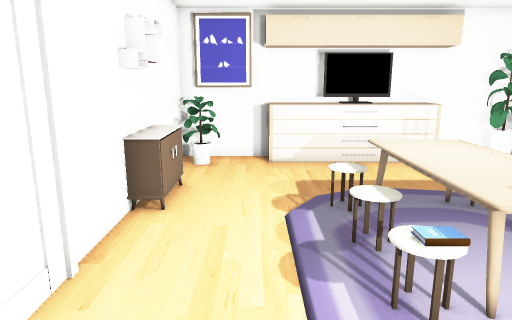
View 1 (above)

12 first-person views from a walk through a 3-D level made in the Unity game engine. The camera is 1.4 m above the floor, tilts 12° down and sees 70° across. The floor is counted in squares, 0.5 m on a side. Each view is taken from the middle of a square. On the plan, view 1 faces up. The plan holds only what a view shows up to about 20 squares ahead; the rest is blank. The place goes on beyond the plan. The player character is not drawn. Some surface patterns are stand-ins.

View 2
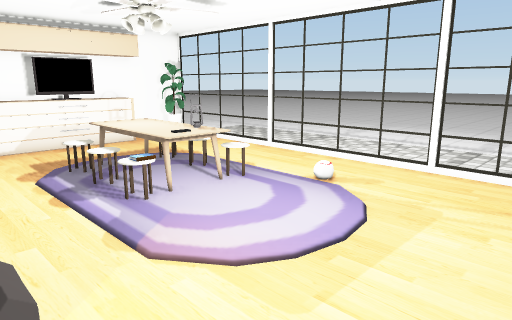

View 3
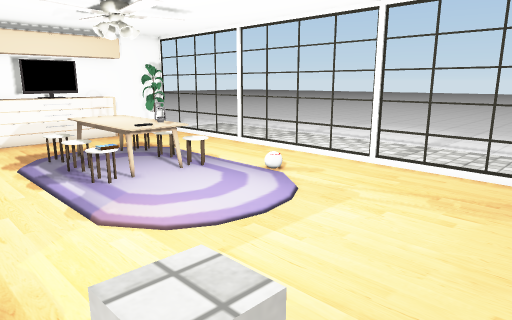

View 4
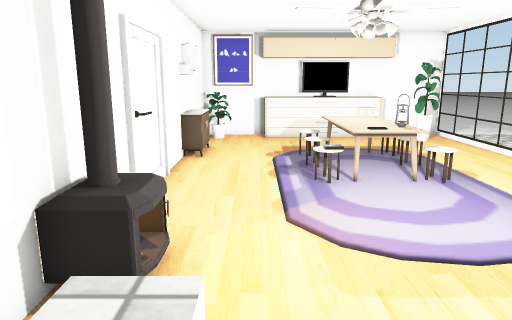

View 5
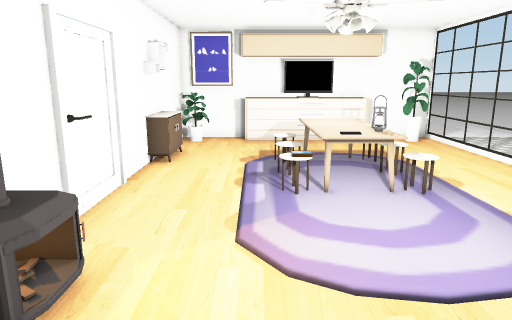

View 6
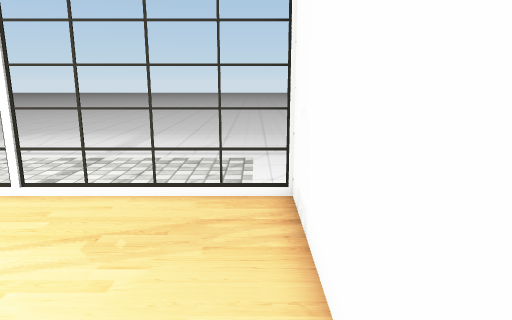

View 7
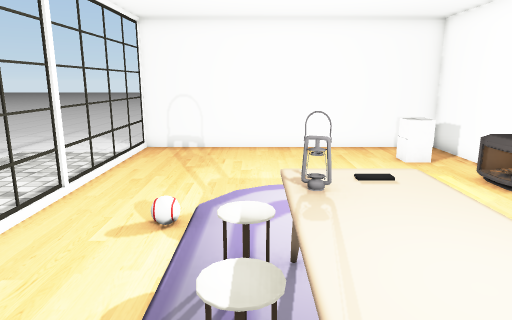

View 8
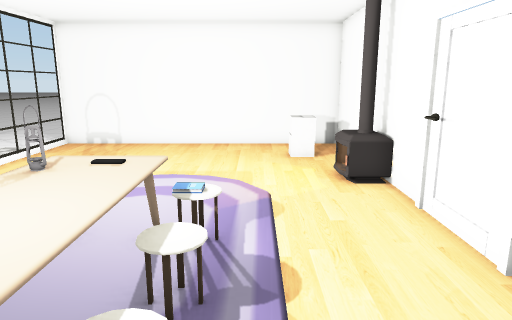

View 9
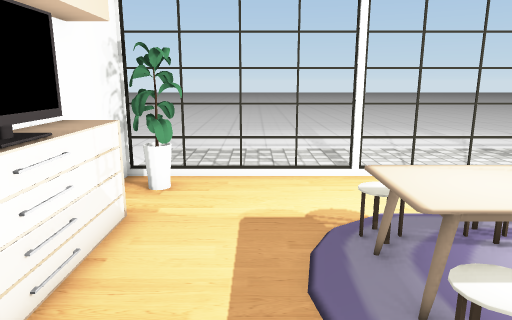

View 10
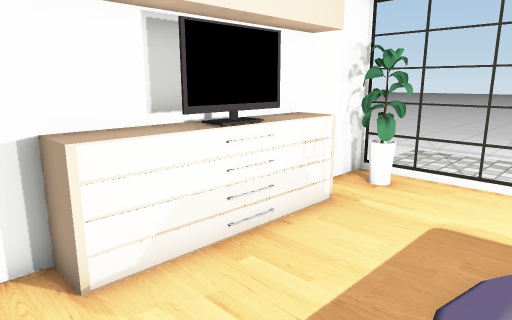

View 11
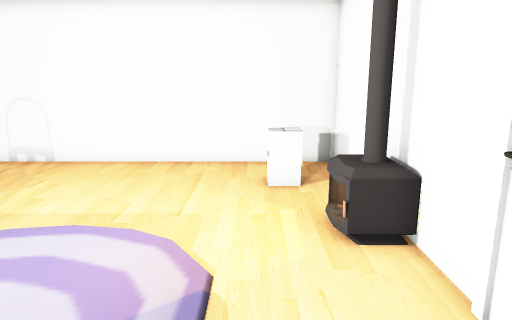

View 12
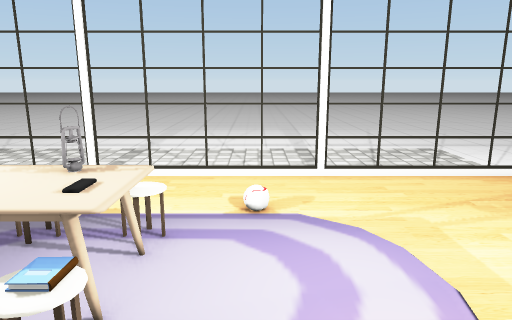

### Floor plan
Key: @ floor where view 1 was taken; # wall or solid block; . main floor; : floor 0.25 m higher than the main floor; + floor 0.75 m higher than the main floor; = window, fence, low wall or low ledge; P plant; R drawers; C cabinet; S shelf; U rug; T thing the floor can be seen under or through; F fan; I fireplace; O other object.
Columns run from 3 left of view 1 to 10 right of it. Each row starts with its distance up from view 1.
 14 ##############
 13 #P.RRRRRRR.PP#
 12 #P...........#
 11 #............#
 10 #C...........#
  9 SS...........#
  8 #S... UUU....#
  7 #.... U#U ...#
  6 #.... TFU ...#
  5 #.... U+U....#
  4 #.... UUU....#
  3 #=...    ....#
  2 #....    .:..#
  1 #....    ....#
  0 #I.@..  .....#
 -1 #II..........#
 -2 #I...........#
 -3 #............#
 -4 #.OO.........#
 -5 #.O..........#
 -6 #............#
 -7 ##############

Positions as (right, up) in squares from view 1, and headings:
1: (0, 0), facing up
2: (-2, -4), facing up-right
3: (-2, -6), facing up-right
4: (0, -6), facing up
5: (1, -5), facing up
6: (1, -6), facing right
7: (5, 9), facing down
8: (1, 10), facing down
9: (-1, 10), facing right
10: (-1, 8), facing up-right
11: (0, 6), facing down
12: (-1, 2), facing right
